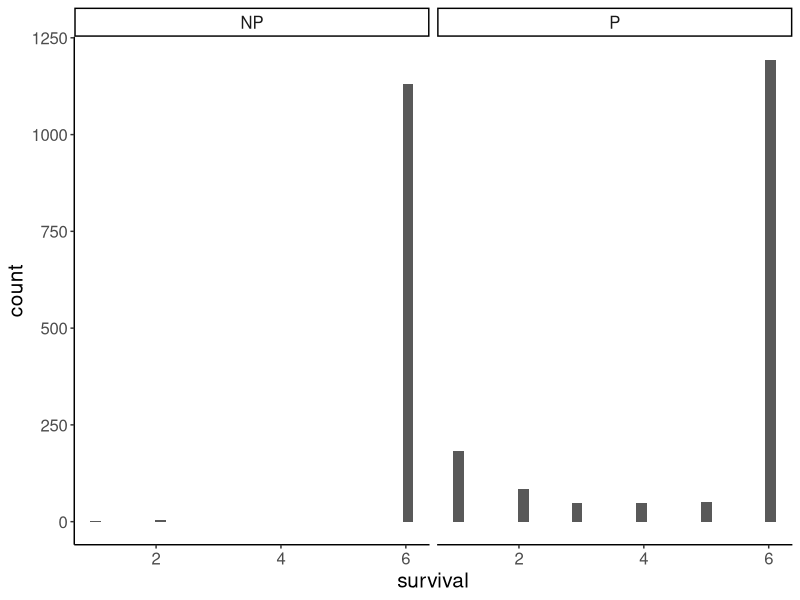
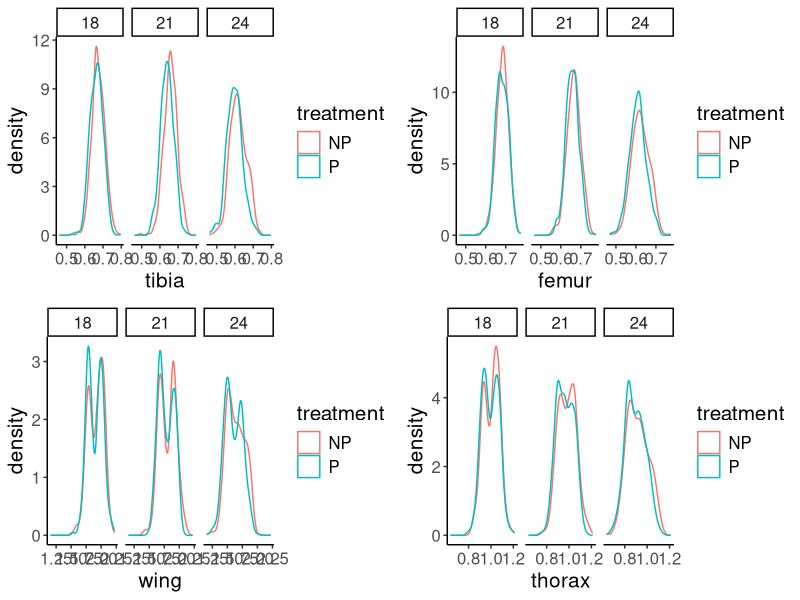
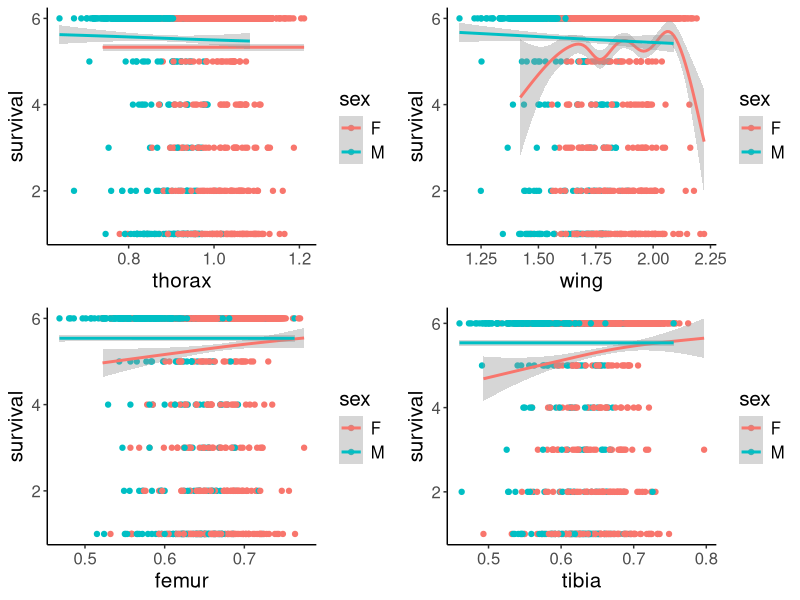
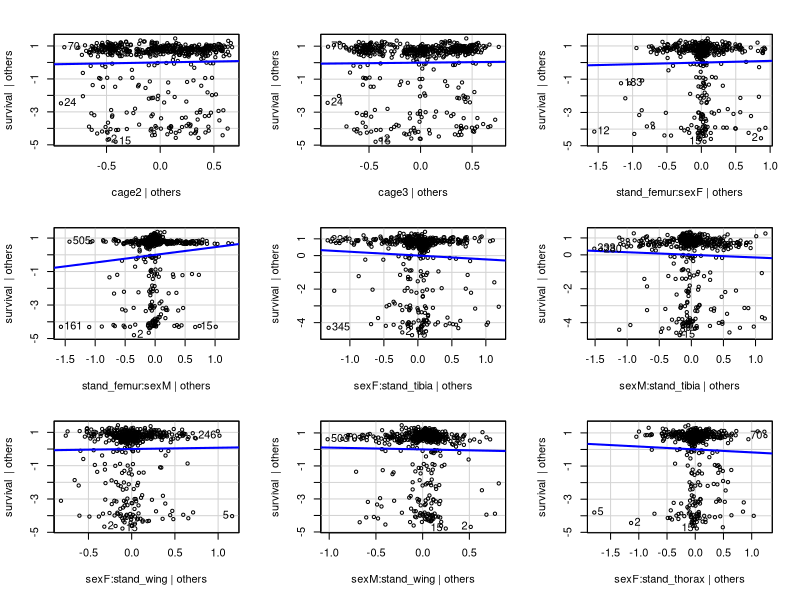
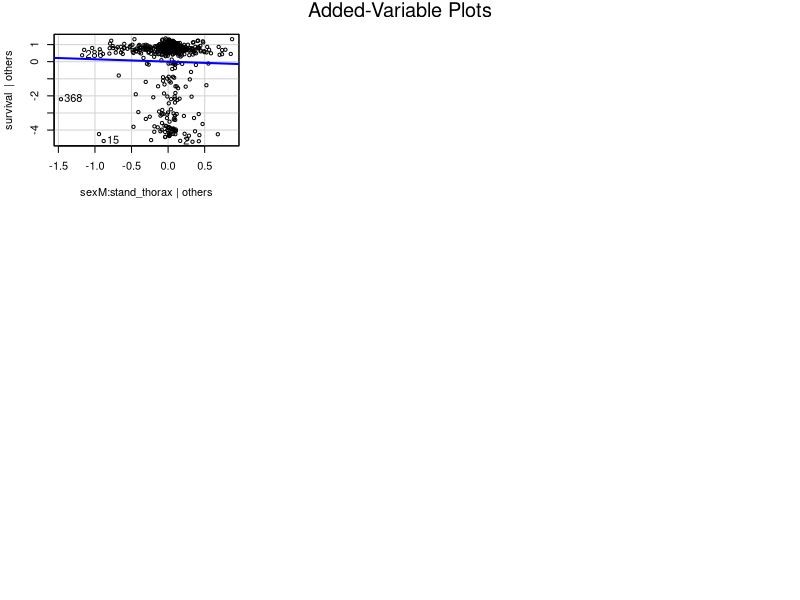
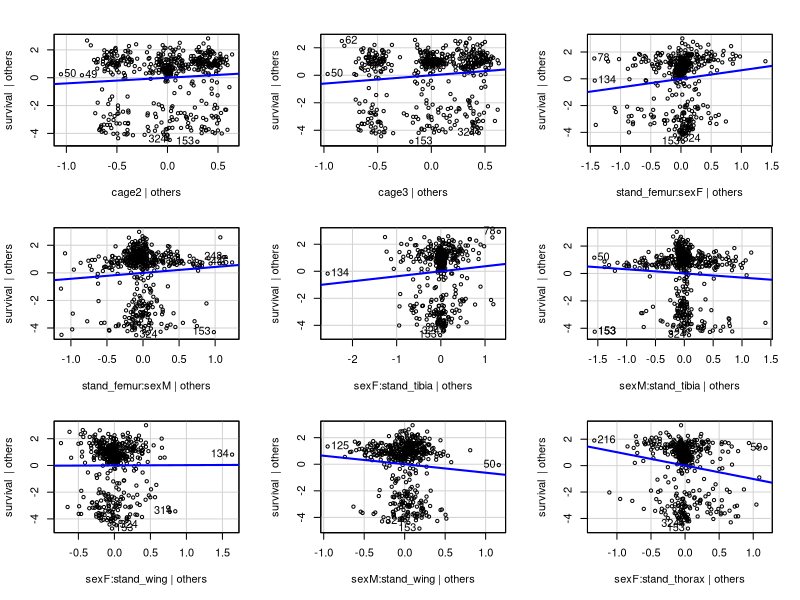
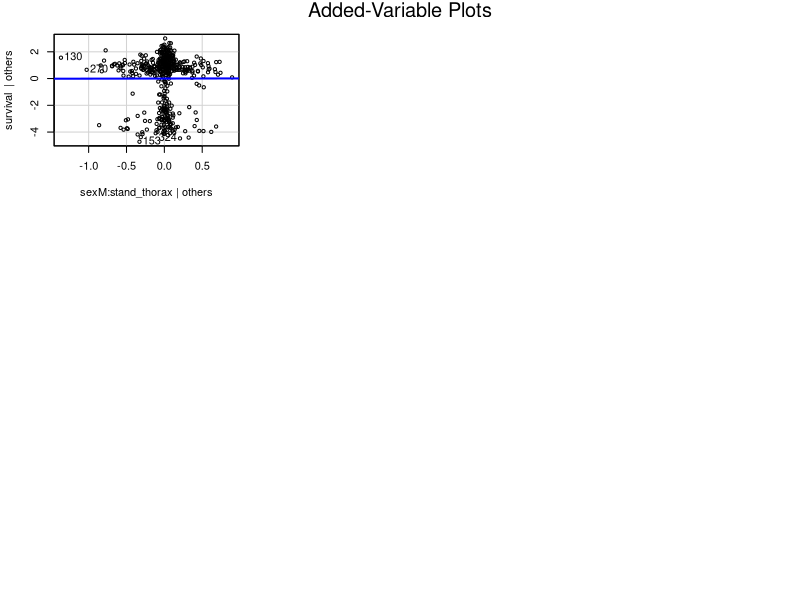
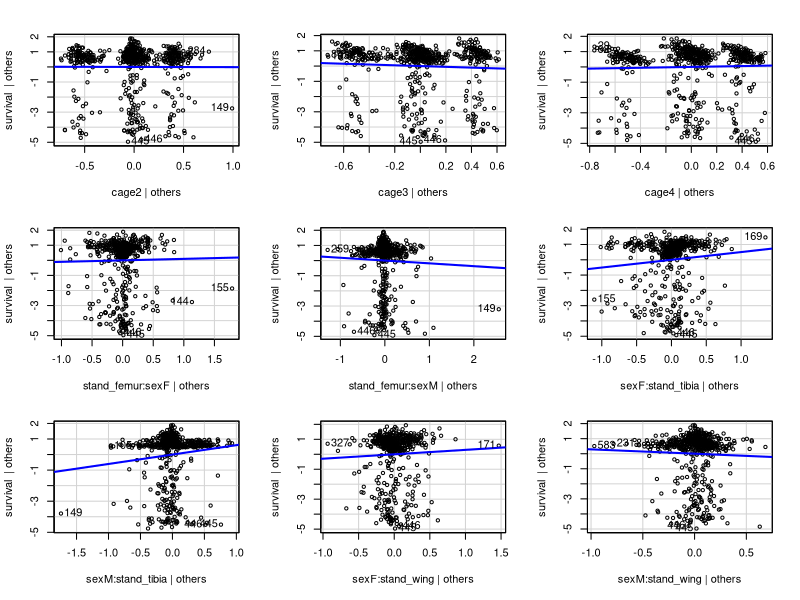

Source code (R) for these figures, in order:
## ---- chunk 1
library(tidyr)
library(tidyverse)
library(dplyr)
library(lattice)
library(car)
library(effects)
library(lme4)
library(gridExtra)
pref_theme <- theme_classic() +
  theme(text = element_text(size = 15))
theme_set(pref_theme)
## ---- chunk 2
pred_data <- read.csv("FO_TempPlasticitySelection_complete_wide_April2019.csv")
pred_data <- na.omit(pred_data)
##summary(pred_data)
## ---- chunk 3
pred_data <-(pred_data %>% 
                      mutate(cage=as.factor(cage)) %>%
                      mutate(temperature=as.factor(temperature)) %>%
                      mutate(sex=as.factor(sex))) %>%
                      mutate(survival=as.numeric(survival))
## ---- chunk 4
pred_data <- pred_data %>% 
  group_by(treatment, temperature) %>% 
  mutate(stand_femur = scale(femur), stand_femur, 
         stand_tibia = scale(tibia), stand_tibia, 
         stand_wing = scale(wing), stand_wing, 
         stand_thorax = scale(thorax), stand_thorax,
         relfit = survival/mean(survival), relfit)
## ---- chunk 5
##The presence of a predator influences the survivorship of flies
ggplot(pred_data, aes(survival)) + geom_histogram() + facet_wrap(~treatment)

##Trait sizes are equally randomized among predator and non-predator groups:
## JD: Again, "similar"

tib <- ggplot(pred_data, aes(tibia, colour = treatment)) + 
  geom_density() +
  facet_wrap(~temperature)

fem <- ggplot(pred_data, aes(femur, colour = treatment)) + 
  geom_density() +
  facet_wrap(~temperature)

wing <- ggplot(pred_data, aes(wing, colour = treatment)) + 
  geom_density() +
  facet_wrap(~temperature)

thor <- ggplot(pred_data, aes(thorax, colour = treatment)) + 
  geom_density() +
  facet_wrap(~temperature)
grid.arrange(tib, fem, wing, thor)
## ---- chunk 6
##dataset with just the 18 degree, predator group
data_18_P <- filter(pred_data, temperature == "18", treatment == "P") %>% na.omit()
##dataset with just the 21 degree, predator group
data_21_P <- filter(pred_data, temperature == "21", treatment == "P") %>% na.omit()
##dataset with just the 24 degree, predator group
data_24_P <- filter(pred_data, temperature == "24", treatment == "P") %>% na.omit()
## ---- chunk 7
##Plots looking at the raw data against survival 

##for thorax
thor_surv <- ggplot(pred_data, aes(thorax, survival, colour = sex)) + geom_point() + geom_smooth()

##for wing
wing_surv <- ggplot(pred_data, aes(wing, survival, colour = sex)) + geom_point() + 
  geom_smooth()

##for femur
fem_surv <- ggplot(pred_data, aes(femur, survival, colour = sex)) + geom_point() + 
  geom_smooth()

##for tibia
tib_surv <- ggplot(pred_data, aes(tibia, survival, colour = sex)) + geom_point() + 
  geom_smooth()
grid.arrange(thor_surv, wing_surv, fem_surv, tib_surv)
## ---- chunk 8
##names(pred_data)
##creating a dataset that is just the 18 degree group, and all of the values for unscaled traits:
traits_18 <- pred_data[pred_data$temperature == "18",8:11]
traits_21 <- pred_data[pred_data$temperature == "21",8:11]
traits_24 <- pred_data[pred_data$temperature == "24",8:11]
cor(traits_18)
cor(traits_21)
cor(traits_24)
## ---- chunk 9
##multiple regression model for the 18C group
lm_full_18 <- lm(survival ~ stand_femur:sex + stand_tibia:sex + stand_wing:sex + stand_thorax:sex + cage, data = data_18_P)
lm_18fit <- lm(relfit ~ stand_femur:sex + stand_tibia:sex + stand_wing:sex + stand_thorax:sex + cage, data = data_18_P)
##multiple regression model for the 21C group
lm_full_21 <- lm(survival ~ stand_femur:sex + stand_tibia:sex + stand_wing:sex + stand_thorax:sex + cage, data = data_21_P)
##multiple regression model for the 24C group
lm_full_24 <- lm(survival ~ stand_femur:sex + stand_tibia:sex + stand_wing:sex + stand_thorax:sex + cage, data = data_24_P)
## ---- chunk 10
lm_tibia_18 <- lm(survival ~ stand_tibia:sex, data = data_18_P)
##And then their summaries
summary(lm_full_18)
summary(lm_tibia_18)$coef
## ---- chunk 11
avPlots(lm_full_18)
avPlots(lm_full_21)
avPlots(lm_full_24)

avplots_18 <- allEffects(mod=lm_full_18)
avplots_21 <- allEffects(mod=lm_full_21)
avplots_24 <- allEffects(mod=lm_full_24)

plot(avplots_18)
plot(avplots_21)
plot(avplots_24)
## ---- chunk 12
##Summaries with survival and relative fitness as the response variable 
summary(lm_full_18)
summary(lm_18fit)
## ---- chunk 13
summary(lm_full_21)
## ---- chunk 14
summary(lm_full_24)
## ---- chunk 15
par(mfrow=c(2,2),mar=c(2,3,1.5,1),mgp=c(2,1,0))

plot(lm_full_18, id.n = 4)
plot(lm_full_21, id.n = 4)
plot(lm_full_24, id.n = 4)
## ---- chunk 16
##permutations test for 18C
set.seed(500)
numsims <- 1000
res_18 <- matrix(nrow = numsims, ncol = 11)
colnames(res_18) <- c("Intercept", "Cage 2", "Cage 3", "Stand_Femur:Sex_F", "Stand_Femur:Sex_M", "Stand_Tibia:Sex_F", "Stand_Tibia:Sex_M", "Stand_Wing:Sex_F", "Stand_Wing:Sex_M", "Stand_Thorax:Sex_F", "Stand_Thorax:Sex_M")
for (i in 1:numsims) {
  perm <- sample(nrow(data_18_P))
  pdat_18 <- transform(data_18_P, survival = survival[perm])
  res_18[i, 1:11] <- coef(lm(survival[perm] ~ stand_femur:sex + stand_tibia:sex + stand_wing:sex + stand_thorax:sex + cage, data = pdat_18))
}
colMeans(res_18)
observed_18 <- coef(lm_full_18)

#permutation test for 21C
res_21 <- matrix(nrow = numsims, ncol = 11)
colnames(res_21) <- c("Intercept", "Cage 2", "Cage 3", "Stand_Femur:Sex_F", "Stand_Femur:Sex_M", "Stand_Tibia:Sex_F", "Stand_Tibia:Sex_M", "Stand_Wing:Sex_F", "Stand_Wing:Sex_M", "Stand_Thorax:Sex_F", "Stand_Thorax:Sex_M")
for (i in 1:numsims) {
  perm <- sample(nrow(data_21_P))
  pdat_21 <- transform(data_21_P, survival = survival[perm])
  res_21[i, 1:11] <- coef(lm(survival[perm] ~ stand_femur:sex + stand_tibia:sex + stand_wing:sex + stand_thorax:sex + cage, data = pdat_21))
}
colMeans(res_21)
observed_21 <- coef(lm_full_21)

#permutation test for 24C
res_24 <- matrix(nrow = numsims, ncol = 12)
colnames(res_24) <- c("Intercept", "Cage 2", "Cage 3","Cage 4", "Stand_Femur:Sex_F", "Stand_Femur:Sex_M", "Stand_Tibia:Sex_F", "Stand_Tibia:Sex_M", "Stand_Wing:Sex_F", "Stand_Wing:Sex_M", "Stand_Thorax:Sex_F", "Stand_Thorax:Sex_M")
for (i in 1:numsims) {
  perm <- sample(nrow(data_24_P))
  pdat_24 <- transform(data_24_P, survival = survival[perm])
  res_24[i, 1:12] <- coef(lm(survival[perm] ~ stand_femur:sex + stand_tibia:sex + stand_wing:sex + stand_thorax:sex + cage, data = pdat_24))
}
colMeans(res_24)
observed_24 <- coef(lm_full_24)

perm_hists <- function(x, y) {
  par(mfrow=c(3,4),mar=c(2,3,1.5,1),mgp=c(2,1,0))
  for (i in 1:ncol(x)) {
    hist(x[,i], col = "gray", las = 1, main = names(x[1,i]))
    abline(v= y[i], col = "red")
  }
}

#results from permutation tests
perm_hists(res_18, observed_18)
perm_hists(res_21, observed_21)
perm_hists(res_24, observed_24)
## ---- chunk 17
#pca for 18C
pca_18 <- prcomp(data_18_P[,12:15], scale. = TRUE)
summary(pca_18)
pca_18$rotation
data18_full <- data.frame(data_18_P, 
                        pca_18$x)

#pca for 21C
pca_21 <- prcomp(data_21_P[,12:15], scale. = TRUE)
summary(pca_21)
pca_21$rotation
data21_full <- data.frame(data_21_P, 
                        pca_21$x)

#pca for 24C
pca_24 <- prcomp(data_24_P[,12:15], scale. = TRUE)
summary(pca_24)
pca_24$rotation
data24_full <- data.frame(data_24_P, 
                        pca_24$x)

##PCA models
lm18_pca <- lm(survival ~ (PC1 + PC2 + sex)^2 - PC1:PC2 + cage, data = data18_full)
summary(lm18_pca)
par(mfrow=c(2,2),mar=c(2,3,1.5,1),mgp=c(2,1,0))
plot(lm18_pca, id.n = 4)
lm21_pca <- lm(survival ~ (PC1 + PC2 + sex)^2 - PC1:PC2 + cage, data = data21_full)
summary(lm21_pca)
par(mfrow=c(2,2),mar=c(2,3,1.5,1),mgp=c(2,1,0))
plot(lm21_pca, id.n = 4)
lm24_pca <- lm(survival ~ (PC1 + PC2 + sex)^2 - PC1:PC2 + cage, data = data24_full)
summary(lm24_pca)
par(mfrow=c(2,2),mar=c(2,3,1.5,1),mgp=c(2,1,0))
plot(lm24_pca, id.n = 4)
## ---- chunk 18
(ggplot(data = data18_full, aes(stand_tibia, PC1, colour = sex)) 
  + geom_point())

(ggplot(data = data18_full, aes(stand_femur, PC1, colour = sex)) 
  + geom_point())

(ggplot(data = data18_full, aes(stand_thorax, PC1, colour = sex)) 
  + geom_point())

(ggplot(data = data18_full, aes(stand_wing, PC1, colour = sex)) 
  + geom_point())
## ---- chunk 19
##permutations for PCA analysis 
set.seed(500)
numsims <- 1000
res18_pca <- matrix(nrow = numsims, ncol = 8) 
colnames(res18_pca) <- c("Intercept", "PC1", "PC2", "Sex_M", "Cage_2", "Cage_3", "PC1:Sex_M", "PC2:Sex_M")
for (i in 1:numsims) {
  perm <- sample(nrow(data18_full))
  pdat <- transform(data18_full, survival = survival[perm])
  res18_pca[i, 1:8] <- coef(lm(survival[perm] ~ (PC1 + PC2 + sex)^2 - PC1:PC2 + cage, data = pdat))
}

colMeans(res18_pca)
observed18_pca <- coef(lm18_pca)

res21_pca <- matrix(nrow = numsims, ncol = 8) 
colnames(res21_pca) <- c("Intercept", "PC1", "PC2", "Sex_M", "Cage_2", "Cage_3", "PC1:Sex_M", "PC2:Sex_M")
for (i in 1:numsims) {
  perm <- sample(nrow(data21_full))
  pdat <- transform(data21_full, survival = survival[perm])
  res21_pca[i, 1:8] <- coef(lm(survival[perm] ~ (PC1 + PC2 + sex)^2 - PC1:PC2 + cage, data = pdat))
}

colMeans(res21_pca)
observed21_pca <- coef(lm21_pca)

res24_pca <- matrix(nrow = numsims, ncol = 9) 
colnames(res24_pca) <- c("Intercept", "PC1", "PC2", "Sex_M", "Cage_2", "Cage_3", "Cage_4", "PC1:Sex_M", "PC2:Sex_M")
for (i in 1:numsims) {
  perm <- sample(nrow(data24_full))
  pdat <- transform(data24_full, survival = survival[perm])
  res24_pca[i, 1:9] <- coef(lm(survival[perm] ~ (PC1 + PC2 + sex)^2 - PC1:PC2 + cage, data = pdat))
}

colMeans(res24_pca)
observed24_pca <- coef(lm24_pca)

perm_hists(res18_pca, observed18_pca)
perm_hists(res21_pca, observed21_pca)
perm_hists(res24_pca, observed24_pca)
